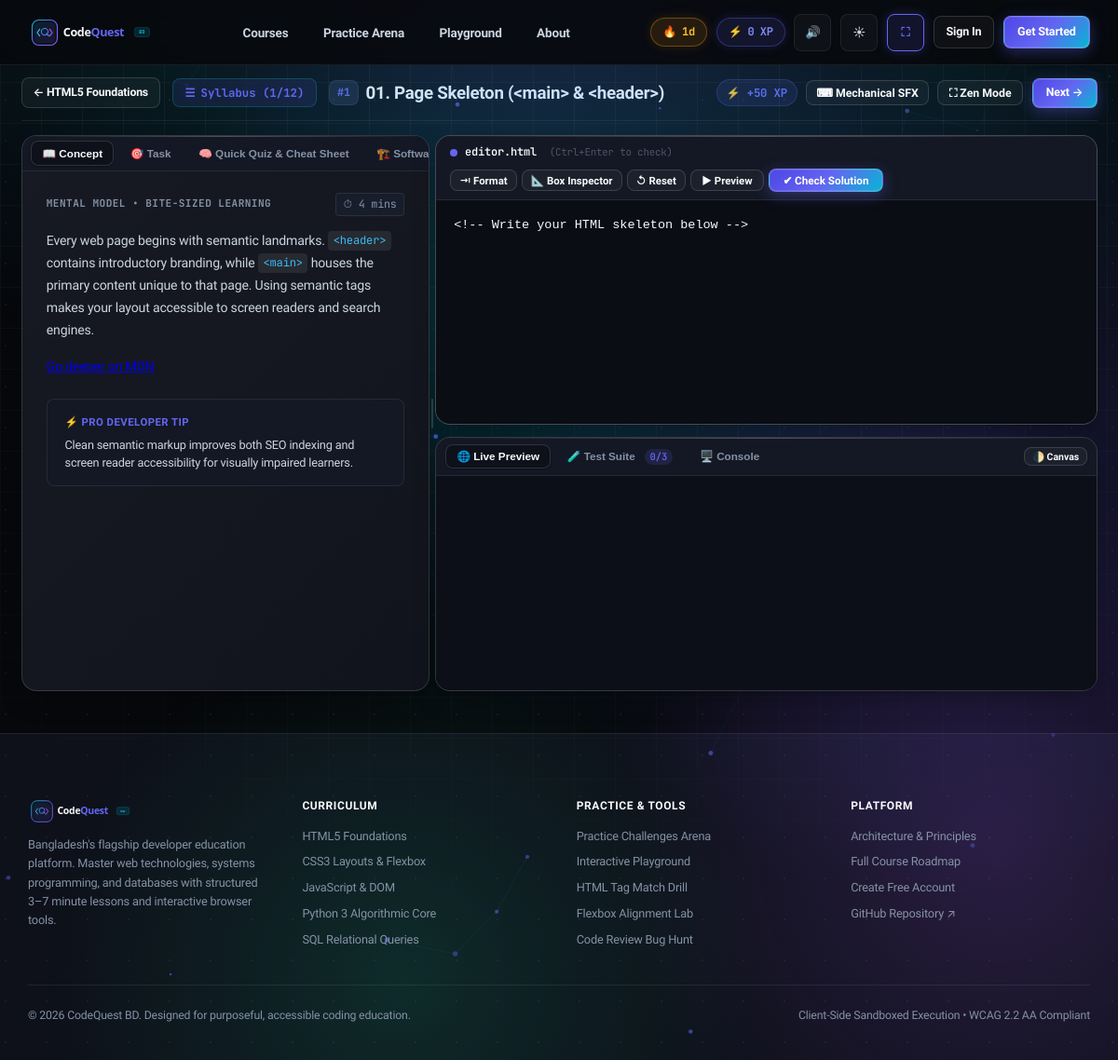
The app's page /learn/html-core/page-skeleton/, older data.
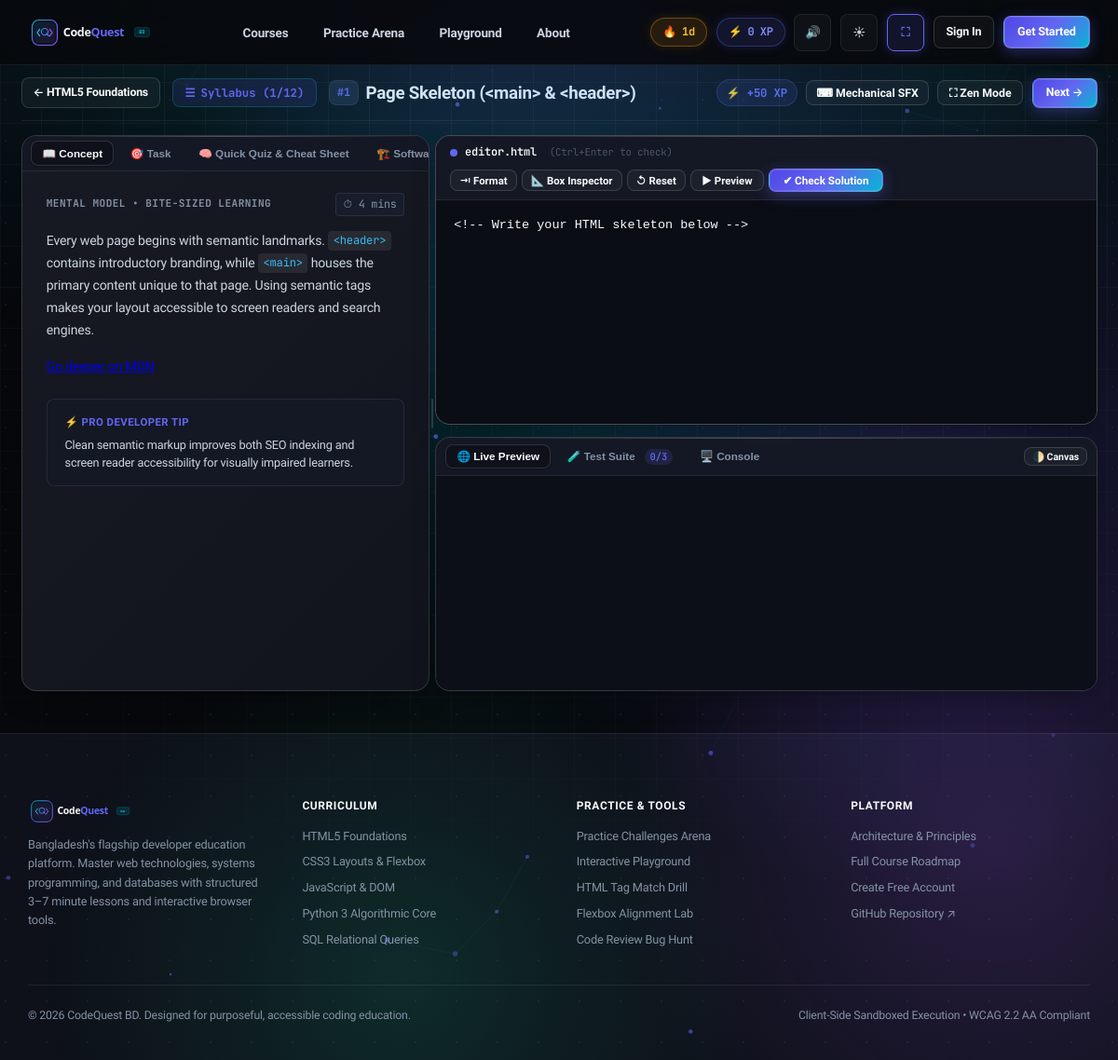
The same page, newer data.
### learn/models.py (models this page shows, shortened)
class Course(models.Model):
    language = models.ForeignKey(Language, on_delete=models.CASCADE, related_name="courses")
    title = models.CharField(max_length=160)
    slug = models.SlugField(max_length=160, unique=True)
    description = models.TextField()
    level = models.CharField(max_length=40, default="Beginner")
    order = models.PositiveIntegerField(default=0)
    xp_reward = models.PositiveIntegerField(default=200)
    class Meta:
        ordering = ["order", "id"]

class Lesson(models.Model):
    EXECUTION_TYPES = [
        ("IFRAME", "HTML/CSS/JS Live Preview (Sandboxed iframe)"),
        ("PYODIDE", "Python 3 Client-Side WASM (Pyodide)"),
        ("SQL", "SQL Browser Database (sql.js WASM)"),
        ("PREDICT", "Predict the Output (C, Java, PHP, Bash)"),
        ("QUIZ", "Fill-the-Blank & Multiple Choice"),
    ]
    course = models.ForeignKey(Course, on_delete=models.CASCADE, related_name="lessons")
    title = models.CharField(max_length=200)
    slug = models.SlugField(max_length=200)
    order = models.PositiveIntegerField(default=1)
    est_minutes = models.PositiveIntegerField(default=5, help_text="Bite-sized duration (3-7 min)")
    xp = models.PositiveIntegerField(default=50)
    execution_type = models.CharField(max_length=20, choices=EXECUTION_TYPES, default="IFRAME")
    body_md = models.TextField(help_text="Short markdown explanation (max ~150 words + diagram/example)")
    diagram_svg = models.TextField(blank=True, default="", help_text="Optional clean inline SVG diagram")
    task_prompt = models.TextField(help_text="Clear single task description")
    starter_code = models.TextField(help_text="Initial code placed in editor")
    solution = models.TextField(help_text="Working solution code")
    tests_json = models.JSONField(
        default=list,
        blank=True,
        help_text="List of test checks: [{'id': 'c1', 'desc': 'Has <h1> tag', 'type': 'dom_exists', 'query': 'h1'}]"
    )
    hints_json = models.JSONField(
        default=list,
        blank=True,
        help_text="Hint ladder: ['Hint 1: Check your syntax', 'Hint 2: Use display: flex']"
    )
    class Meta:
        ordering = ["course__order", "order", "id"]
        unique_together = ("course", "slug")

class Language(models.Model):
    name = models.CharField(max_length=80, unique=True)
    slug = models.SlugField(max_length=80, unique=True)
    short_code = models.CharField(max_length=16, default="CODE")
    category = models.CharField(max_length=80, default="Core Foundations")
    summary = models.CharField(max_length=240)
    icon_svg = models.TextField(blank=True, default="")
    order = models.PositiveIntegerField(default=0)
    is_active = models.BooleanField(default=True)
    class Meta:
        ordering = ["order", "name"]

### learn/views.py (the view, shortened to what this page needs)
# urls.py: path("learn/<slug:course_slug>/<slug:lesson_slug>/", views.lesson_detail, name="lesson_detail"),
def lesson_detail(request, course_slug, lesson_slug):
    course = Course.objects.select_related("language").filter(slug=course_slug).first()
    if not course:
        clean_c = course_slug.replace("-foundations", "").replace("-basics", "").replace("-core", "")
        course = Course.objects.select_related("language").filter(slug__icontains=clean_c).first()
    if not course:
        return redirect("catalogue")
    lesson = Lesson.objects.select_related("course").filter(course=course, slug=lesson_slug).first()
    all_lessons = list(course.lessons.all())
    curr_idx = -1
    for idx, l in enumerate(all_lessons):
        if l.id == lesson.id:
            curr_idx = idx
            break
    prev_lesson = all_lessons[curr_idx - 1] if curr_idx > 0 else None
    next_lesson = all_lessons[curr_idx + 1] if curr_idx < len(all_lessons) - 1 else None
    completed_ids = set()
    return render(
        request,
        "learn/lesson_detail.html",
        {
            "course": course,
            "lesson": lesson,
            "prev_lesson": prev_lesson,
            "next_lesson": next_lesson,
            "all_lessons": all_lessons,
            "completed_ids": completed_ids,
            "tests_json_str": json.dumps(lesson.tests_json or []),
            "hints_json_str": json.dumps(lesson.hints_json or []),
        },
    )

### templates/learn/lesson_detail.html (shortened to what this page needs)
{% extends "base.html" %}
{% load static %}
{% load learn_extras %}
{% block extra_head %}
<link rel="stylesheet" href="https://cdnjs.cloudflare.com/ajax/libs/codemirror/5.65.16/codemirror.min.css" />
<link rel="stylesheet" href="https://cdnjs.cloudflare.com/ajax/libs/codemirror/5.65.16/theme/dracula.min.css" />
{% endblock %}
{% block content %}
<div class="cq-learning-shell">
  <div style="display: flex; flex-wrap: wrap; justify-content: space-between; align-items: center; gap: 1rem; margin-bottom: 1rem; padding-bottom: 0.85rem; border-bottom: 1px solid var(--border-subtle);">
    <div style="display: flex; align-items: center; gap: 0.85rem; flex-wrap: wrap;">
      <a href="{% url 'course_detail' course.slug %}" class="btn btn-ghost" style="padding: 0.4rem 0.8rem; font-size: 0.82rem;">
        &larr; {{ course.title }}
      </a>
      <button id="syllabusDrawerBtn" class="btn btn-ghost" style="padding: 0.4rem 0.85rem; font-size: 0.82rem; font-family: var(--font-mono); font-weight: 700; color: var(--accent); background: var(--accent-subtle); border: 1px solid rgba(20, 184, 166, 0.25); display: inline-flex; align-items: center; gap: 0.4rem;" title="View Course Syllabus & Jump to Lessons">
        <span>☰</span> <span>Syllabus ({{ lesson.order }}/{{ all_lessons|length|default:course.lessons.count }})</span>
      </button>
      <div style="display: flex; align-items: center; gap: 0.5rem;">
        <span style="font-family: var(--font-mono); font-size: 0.78rem; font-weight: 700; background: var(--bg-panel); border: 1px solid var(--border-subtle); padding: 0.2rem 0.55rem; border-radius: var(--radius-sm); color: var(--accent);">
          #{{ lesson.order }}
        </span>
        <h1 style="font-size: 1.25rem; font-weight: 800; color: var(--text-primary); margin: 0; letter-spacing: -0.015em;">
          {{ lesson.title }}
        </h1>
      </div>
    </div>
    <div style="display: flex; align-items: center; gap: 0.65rem; flex-wrap: wrap;">
      <span style="font-size: 0.82rem; font-family: var(--font-mono); color: var(--accent); font-weight: 700; background: var(--accent-subtle); padding: 0.25rem 0.65rem; border-radius: 999px; border: 1px solid rgba(99, 102, 241, 0.25);">
        ⚡ +{{ lesson.xp }} XP
      </span>
      <button id="lessonAudioToggle" class="btn btn-ghost" style="padding: 0.35rem 0.65rem; font-size: 0.82rem;" title="Toggle Mechanical Keystroke Audio">
        ⌨ Mechanical SFX
      </button>
      <button id="zenModeBtn" class="btn btn-ghost" style="padding: 0.35rem 0.75rem; font-size: 0.82rem;" title="Toggle Distraction-Free Fullscreen Studio">
        ⛶ Zen Mode
      </button>
      <div style="display: flex; gap: 0.35rem;">
        {% if next_lesson %}
        <a href="{% url 'lesson_detail' course.slug next_lesson.slug %}" class="btn btn-primary" style="padding: 0.35rem 0.95rem; font-size: 0.82rem;" title="Next Lesson">
          Next &rarr;
        </a>
        {% endif %}
      </div>
    </div>
  </div>
  <div id="lessonStudioRoot" class="lesson-studio-root">
    <div id="workspaceContainer" class="zen-workspace-body" style="display: flex; gap: 0; align-items: stretch; position: relative;">
    <div id="panelInstructions" class="cq-card" style="flex: 0 0 38%; min-width: 320px; max-width: 60%; padding: 0; overflow: hidden; display: flex; flex-direction: column; max-height: calc(100vh - 120px);">
      <div class="study-tabs-nav">
        <button class="study-tab-btn active" data-study-tab="concept">
          📖 Concept
        </button>
        <button class="study-tab-btn" data-study-tab="task">
          🎯 Task
        </button>
        <button class="study-tab-btn" data-study-tab="quiz">
          🧠 Quick Quiz &amp; Cheat Sheet
        </button>
        <button class="study-tab-btn" data-study-tab="models">
          🏗️ Software Models
        </button>
      </div>
      <div style="padding: 1.5rem 1.75rem; overflow-y: auto; flex: 1;">
        <div id="studyTabConcept" class="study-tab-content">
          <div style="display: flex; align-items: center; justify-content: space-between; margin-bottom: 1rem;">
            <span style="font-size: 0.74rem; font-family: var(--font-mono); color: var(--text-muted); text-transform: uppercase; font-weight: 700; letter-spacing: 0.04em;">
              Mental Model &bull; Bite-Sized Learning
            </span>
            <span style="font-size: 0.78rem; color: var(--text-muted); font-family: var(--font-mono); background: var(--bg-panel); padding: 0.15rem 0.5rem; border-radius: 4px; border: 1px solid var(--border-subtle);">
              ⏱ {{ lesson.est_minutes }} mins
            </span>
          </div>
          <div class="prose" style="font-size: 0.94rem; line-height: 1.68; color: var(--text-primary); margin-bottom: 1.5rem;">
            {{ lesson.body_md|render_md }}
          </div>
          <div style="margin-top: 1.25rem; padding: 1rem 1.25rem; background: var(--bg-surface-elevated); border: 1px solid var(--border-subtle); border-radius: var(--radius-sm);">
            <div style="font-size: 0.76rem; font-weight: 700; color: var(--accent); text-transform: uppercase; letter-spacing: 0.04em; margin-bottom: 0.35rem;">
              ⚡ Pro Developer Tip
            </div>
            <div style="font-size: 0.85rem; color: var(--text-secondary); line-height: 1.5;">
              Clean semantic markup improves both SEO indexing and screen reader accessibility for visually impaired learners.
            </div>
          </div>
        </div>
      </div>
    </div>
    <div id="workspaceSplitter" class="cq-splitter-v" title="Drag to resize panels (Double-click to reset)"></div>
    <div id="panelEditorWrapper" style="flex: 1; min-width: 360px; display: flex; flex-direction: column; gap: 0.85rem;">
      <div id="panelCodeEditor" class="cq-card" style="padding: 0; overflow: hidden; display: flex; flex-direction: column; border: 1px solid var(--border-strong);">
        <div style="display: flex; flex-wrap: wrap; justify-content: space-between; align-items: center; padding: 0.55rem 1rem; background: var(--bg-surface-elevated); border-bottom: 1px solid var(--border-subtle); gap: 0.5rem;">
          <div style="display: flex; align-items: center; gap: 0.5rem; font-size: 0.8rem; font-family: var(--font-mono); color: var(--text-muted);">
            <span style="display: inline-block; width: 8px; height: 8px; border-radius: 50%; background: var(--accent);"></span>
            <span style="font-weight: 600; color: var(--text-primary);">editor.{{ course.language.slug|default:'html' }}</span>
            <span style="font-size: 0.72rem; color: var(--text-dim); margin-left: 0.4rem;">(Ctrl+Enter to check)</span>
          </div>
          <div style="display: flex; flex-wrap: wrap; gap: 0.35rem; align-items: center;">
            <button id="formatCodeBtn" class="btn btn-ghost" style="padding: 0.25rem 0.6rem; font-size: 0.76rem;" title="Auto-indent and format code">
              ⇥ Format
            </button>
            <button id="openBoxInspectorBtn" class="btn btn-ghost" style="padding: 0.25rem 0.6rem; font-size: 0.76rem;" title="Open Visual Box Model &amp; Flexbox Inspector">
              📐 Box Inspector
            </button>
            <button id="resetCodeBtn" class="btn btn-ghost" style="padding: 0.25rem 0.6rem; font-size: 0.76rem;" title="Reset Starter Code">
              ↺ Reset
            </button>
            <button id="runCodeBtn" class="btn btn-ghost" style="padding: 0.25rem 0.75rem; font-size: 0.76rem;" title="Run live sandboxed preview">
              ▶ Preview
            </button>
            <button id="checkSolutionBtn" class="btn btn-primary" style="padding: 0.3rem 0.95rem; font-size: 0.78rem; font-weight: 700;">
              ✔ Check Solution
            </button>
          </div>
        </div>
        <textarea id="codeEditor" class="code-editor" style="min-height: 240px; border: none; border-radius: 0; font-size: 0.9rem; outline: none; background: var(--bg-input); color: var(--text-primary); padding: 1.25rem;" spellcheck="false">{{ lesson.starter_code }}</textarea>
      </div>
      <div id="panelStudioDeck" class="cq-card" style="padding: 0; overflow: hidden; display: flex; flex-direction: column;">
        <div class="studio-tabs-nav" style="justify-content: space-between;">
          <div style="display: flex; align-items: center; gap: 0.35rem;">
            <button class="studio-tab-btn active" data-studio-tab="preview">
              🌐 Live Preview
            </button>
            <button class="studio-tab-btn" data-studio-tab="tests">
              🧪 Test Suite <span id="testBadgeCount" style="margin-left: 0.3rem; padding: 0.1rem 0.35rem; border-radius: 999px; background: rgba(99, 102, 241, 0.15); font-size: 0.7rem; font-family: var(--font-mono);">0/{{ lesson.tests_json|length|default:3 }}</span>
            </button>
            <button class="studio-tab-btn" data-studio-tab="console">
              🖥️ Console
            </button>
          </div>
          <div style="display: flex; align-items: center; gap: 0.65rem;">
            <button id="togglePreviewCanvasBtn" class="btn btn-ghost" style="padding: 0.15rem 0.5rem; font-size: 0.7rem; height: auto;" title="Switch Preview Canvas Dark/Light">
              🌓 Canvas
            </button>
          </div>
        </div>
        <div id="studioTabPreview" class="studio-tab-pane">
          <div id="iframeWrapper" style="width: 100%; transition: max-width 0.2s ease; margin: 0 auto;">
            <iframe id="previewIframe" sandbox="allow-scripts" style="width: 100%; height: 230px; border: none; background: var(--bg-input); display: block;"></iframe>
          </div>
        </div>
      </div>
    </div>
  </div>
  </div>
</div>
{% endblock %}

Row changes from the older to the newer data that the page shows:
changed Lesson "<!-- Write your HTML skeleton below -->": title "01. Page Skeleton (<main> & <header>)" → "Page Skeleton (<main> & <header>)"
